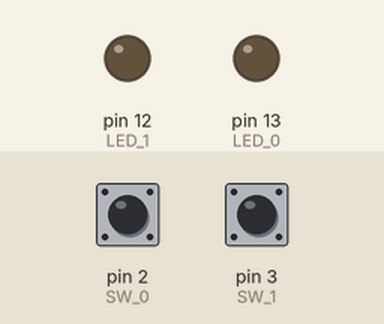
Bench run of a sketch on a simulated Arduino Uno, built with avr-gcc and run on an emulated ATmega328P. Parts: output pins drawn as LEDs (lit = HIGH). Dashed ring = blinking. Inputs (shaded band) come from the test bench; at power-on: pin 2 (SW_0) HIGH, pin 3 (SW_1) HIGH.

Above: at 1.2 s.
1.3 s: pin 2 (SW_0) pulled LOW for 0.15 s
At 1.8 s:
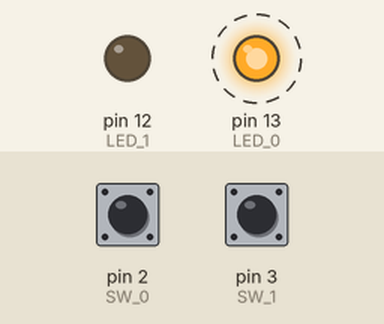
4.4 s: pin 3 (SW_1) pulled LOW for 0.15 s
At 5.6 s:
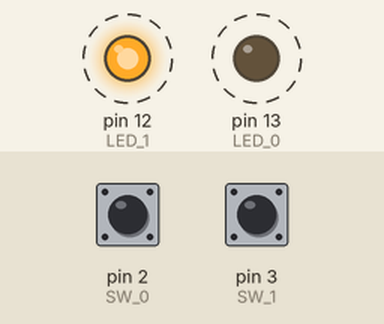
7.5 s: pin 3 (SW_1) pulled LOW for 1 s
At 8.0 s:
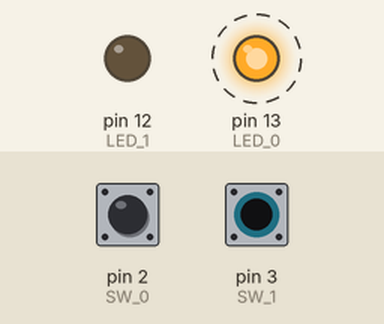
10.5 s: pin 3 (SW_1) pulled LOW for 3.2 s
At 15.6 s:
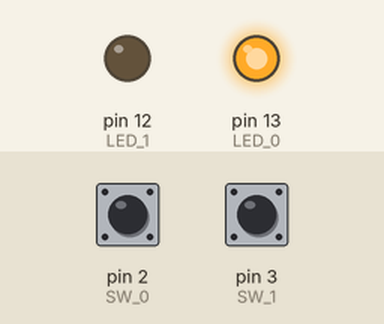
Timing chart, 0 to 16.2 s (numbered marks = the images above; inputs shaded):
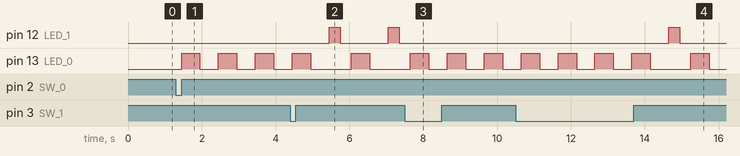

Measured:
- after the input at 1.3 s, pin 13 (LED_0): alternates HIGH for 0.50 s and LOW for 0.50 s, starting after 0.15 s
- after the input at 4.4 s, pin 12 (LED_1): alternates HIGH for 0.30 s and LOW for 1.3 s, starting after 1.1 s; pin 13 (LED_0): LOW → HIGH after 1.7 s, → LOW 0.50 s later
- after the input at 7.5 s, pin 12 (LED_1): stays LOW (without the input it goes to HIGH after 1.2 s); pin 13 (LED_0): alternates HIGH for 0.50 s and LOW for 0.50 s, starting after 1.2 s
- after the input at 10.5 s, pin 12 (LED_1): LOW → HIGH after 4.2 s, → LOW 0.30 s later

The sketch:

06_Switch_Input_Interrupt.ino
```cpp
const uint8_t SW_0 = 2;
const uint8_t LED_0 = 13;
const uint8_t SW_1 = 3;
const uint8_t LED_1 = 12;

int led_flag_0 = 0;  // 0 : OFF, 1 : ON
int led_flag_1 = 0;

// 사용자 함수
void SW0_Pressed(void) {
    if (led_flag_0 == 0)
    {
      led_flag_0 = 1;
    }
    else
    {
      led_flag_0 = 0;
    }
}

void SW1_Pressed(void) {
    if (led_flag_1 == 0)
    {
      led_flag_1 = 1;
    }
    else
    {
      led_flag_1 = 0;
    }
}

void setup() {
  // put your setup code here, to run once:
  Serial.begin(115200);
  pinMode(SW_0, INPUT);
  pinMode(SW_1, INPUT);
  pinMode(LED_0, OUTPUT);
  pinMode(LED_1, OUTPUT);
  digitalWrite(LED_0, LOW);
  digitalWrite(LED_1, LOW);

  attachInterrupt(digitalPinToInterrupt(SW_0), SW0_Pressed, RISING);
  attachInterrupt(digitalPinToInterrupt(SW_1), SW1_Pressed, RISING);
}

void loop() {
  // put your main code here, to run repeatedly:
  if(led_flag_0 == 0)
  {
    digitalWrite(LED_0, LOW);
  }
  else
  {
    digitalWrite(LED_0, HIGH);
    delay(500);
    digitalWrite(LED_0, LOW);
    delay(500);
  }

  if(led_flag_1 == 0)
  {
    digitalWrite(LED_1, LOW);
  }
  else
  {
    digitalWrite(LED_1, HIGH);
    delay(300);
    digitalWrite(LED_1, LOW);
    delay(300);
  }
}
```
